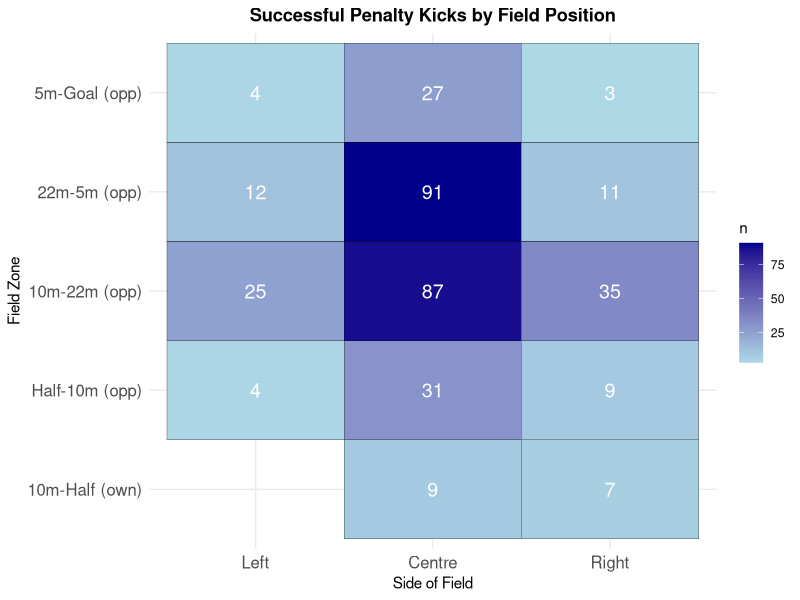
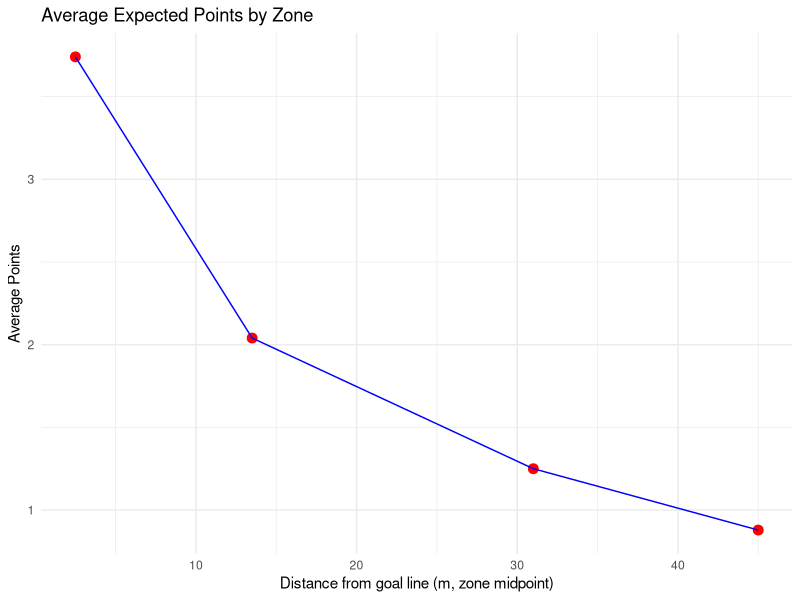
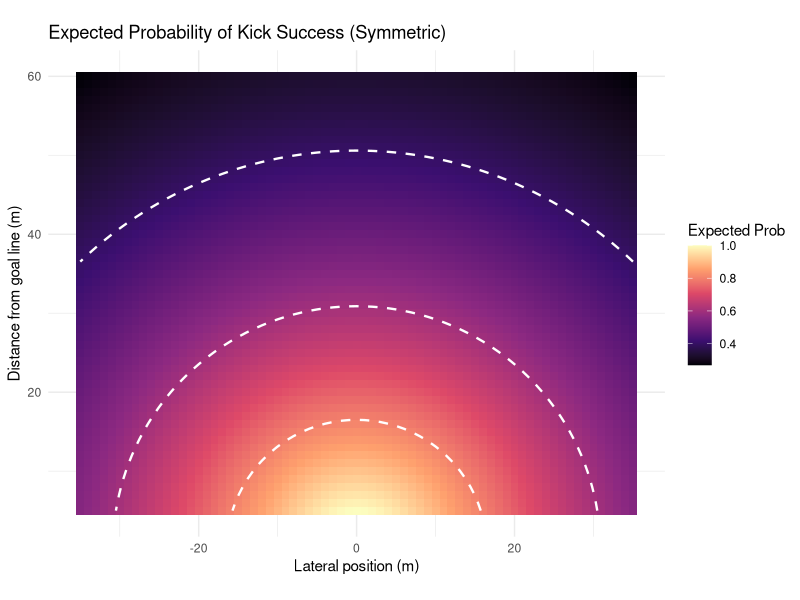
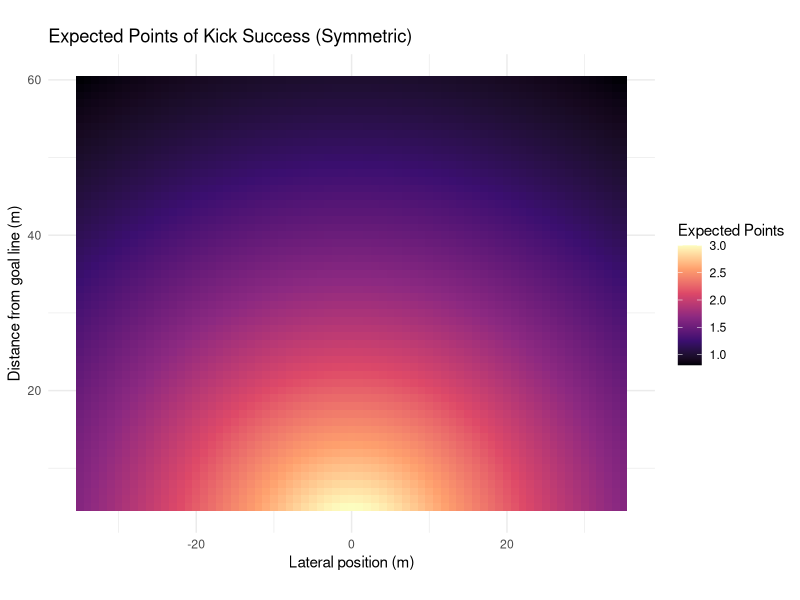
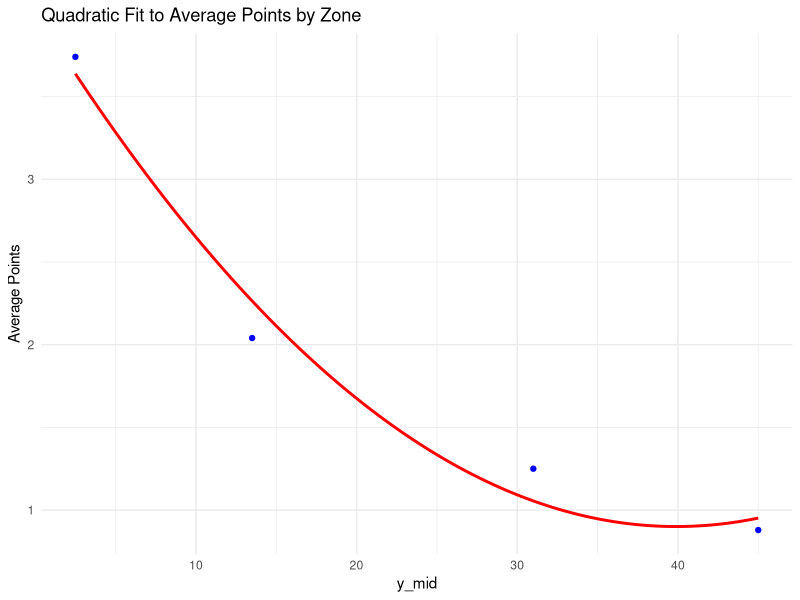
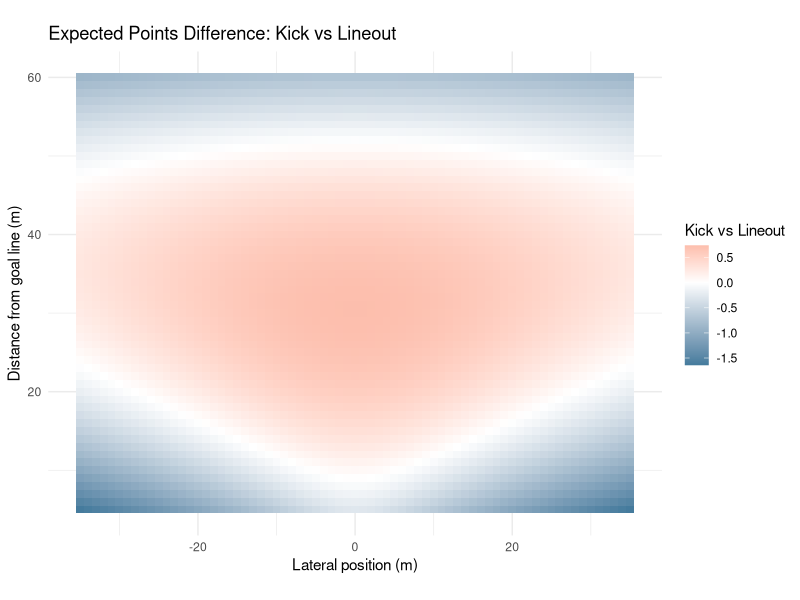
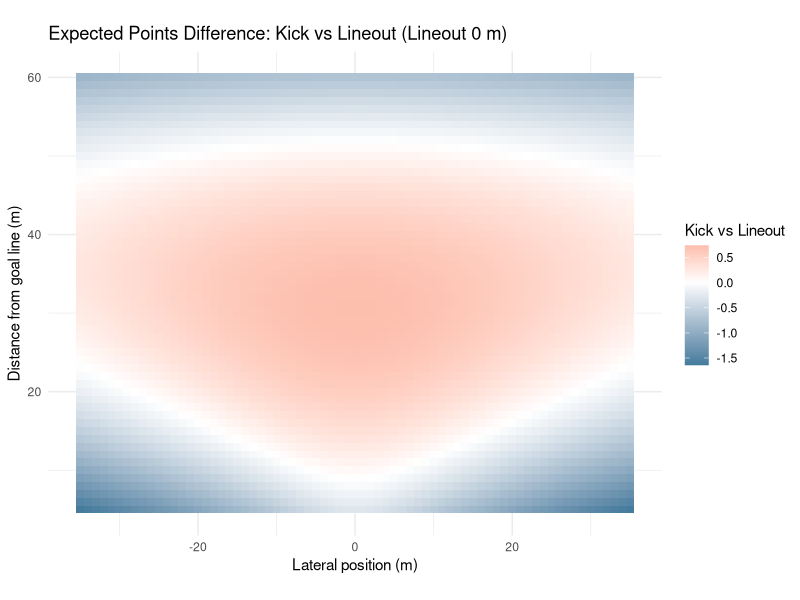
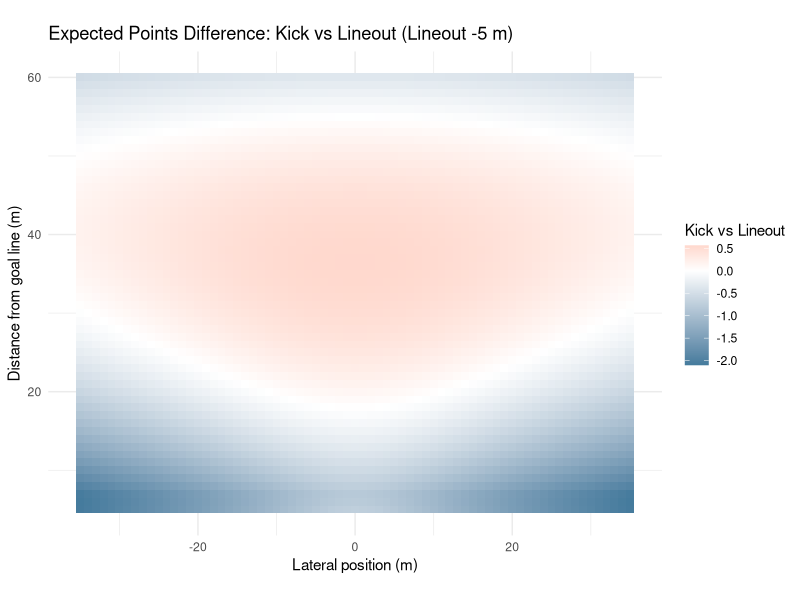

Here is the R script that generated these plots, in order:
##################
### REFERENCES ###
##################

## Links to Article
# https://www.data-ruck.com/blog/predicting-kicks-outcome/
# https://journals.sagepub.com/doi/10.1177/22150218251365220

## Data Download Link
# https://zenodo.org/api/records/13851563/files-archive


################
### PACKAGES ###
################

# install.packages("patchwork")
library(patchwork)

# install.packages("stringr")
library(stringr)

# install.packages("tidyverse")
library(tidyverse)

# install.packages("dplyr")
library(dplyr)

#################
### DATA LOAD ###
#################

# run from project directory (or within .Rproj)
phase_data = read_csv("data/phase_2018-19.csv")
# preview data
head(phase_data)

########################
### DATA EXPLORATION ###
#######################

# location where the phase began, determined determined by the metre lines dividing the pitch
unique(phase_data$Location)

# period between subsequent rucks
unique(phase_data$Phase)

# location on the pitch where the phase began, determined by the lineout lines dividing the pitch
unique(phase_data$Side)

# how did the play start?
unique(phase_data$Play_Start)

# upon scoring, the event was assigned to all phases since the previous scoring event
unique(phase_data$Outcome)

# points difference (I'm assuming for whoever has possession of the ball)
## oftentimes this is from perspective of the home team, but if it flips back and forth w/ possession then you're right
unique(phase_data$Points_Difference)

# remove instances when cards occur
phase_data <- phase_data %>%
  filter(
    Red_Cards_Own == 0,
    Red_Cards_Opp == 0,
    Yellow_Cards_Own == 0,
    Yellow_Cards_Opp == 0
  ) %>%
  select(-Red_Cards_Own, -Red_Cards_Opp, -Yellow_Cards_Own, -Yellow_Cards_Opp)

# get restarts
restarts <- phase_data %>%
  filter(Play_Start == "Restart Kick", Phase ==1)

# list of unique restart locations
unique(restarts$Location)

# successfulpenalty kicks and locations
successful_penalty_kicks <- phase_data %>%
  arrange(ID) %>% 
  mutate(
    prev_location = lag(Location),          # previous play location
    prev_team = lag(Team_In_Poss),          # previous team in possession
    prev_side = lag(Side),                  # previous side
    score_change = Points_Difference - lag(Points_Difference),
    
    # flip certain "own" zones to "opp"
    prev_location = case_when(
      prev_location == "Goal-5m (own)"   ~ "5m-Goal (opp)",
      prev_location == "5m-22m (own)"    ~ "22m-5m (opp)",
      prev_location == "22m-10m (own)"   ~ "10m-22m (opp)",
      TRUE ~ prev_location
    )
  ) %>%
  # isolate for 3-point scores
  filter(
    abs(score_change) == 3
  ) %>%
  select(ID, Round, Home, Away, Location, prev_location, prev_team, prev_side, Points_Difference, Outcome)
# preview data
print(successful_penalty_kicks)


# mapping successful penalty kicks

zone_levels <- c("Goal-5m (own)", "5m-22m (own)", "22m-10m (own)", "10m-Half (own)",
                 "Half-10m (opp)", "10m-22m (opp)", "22m-5m (opp)", "5m-Goal (opp)")

successful_penalty_kicks <- successful_penalty_kicks %>%
  mutate(
    prev_location = factor(prev_location, levels = zone_levels),
    prev_side = factor(prev_side, levels = c("Left", "Centre", "Right"))
  )

field_counts <- successful_penalty_kicks %>%
  count(prev_location, prev_side)

p1 <- ggplot(field_counts, aes(x = prev_side, y = prev_location, fill = n)) +
  geom_tile(color = "black") +
  geom_text(aes(label = n), color = "white", size = 5) +
  scale_fill_gradient(low = "lightblue", high = "darkblue") +
  labs(title = "Successful Penalty Kicks by Field Position",
       x = "Side of Field",
       y = "Field Zone") +
  theme_minimal() +
  theme(
    axis.text.x = element_text(size = 12),
    axis.text.y = element_text(size = 12),
    plot.title = element_text(hjust = 0.5, face = "bold")
  )

ggsave("plots/penalty_kicks_by_position.png", p1, width = 10, height = 8, dpi = 300)

# expected points of lineout in different locations

phase_data <- phase_data %>%
  mutate(
    # extract signed numbers inside parentheses: (+3), (-3), etc.
    points = str_extract(Outcome, "[-+]?\\d+") %>% as.numeric(),
    
    # handle cases with no number (e.g. "no score", turnovers)
    points = ifelse(is.na(points), 0, points)
  )

zones <- c("Half-10m (opp)", "10m-22m (opp)", "22m-5m (opp)", "5m-Goal (opp)")

lineouts_clean <- phase_data %>%
  filter(
    Play_Start == "Lineout",
    Location %in% zones,
    Phase == 1
  ) %>%
  arrange(Round, Home, Away, Team_In_Poss, desc(Seconds_Remaining)) %>%
  group_by(Round, Home, Away, Team_In_Poss, Points_Difference, Outcome) %>%
  mutate(time_gap = lag(Seconds_Remaining) - Seconds_Remaining,
         too_close = !is.na(time_gap) & time_gap < 200) %>%
  slice_head(n = 1) %>%
  ungroup()

expected_points_by_zone <- lineouts_clean %>%
  group_by(Location) %>%
  summarise(
    n_phases = n(),
    avg_points = mean(points, na.rm = TRUE),
    total_points = sum(points, na.rm = TRUE),
    .groups = "drop"
)

print(expected_points_by_zone)

df <- tibble::tibble(
  y_mid = c(31, 13.5, 2.5, 45),
  avg_points = c(1.25, 2.04, 3.74, 0.879)
)

p2 <- ggplot(df, aes(x = y_mid, y = avg_points)) +
  geom_point(size = 3, color = "red") +
  geom_line(group = 1, color = "blue") +
  labs(
    title = "Average Expected Points by Zone",
    x = "Distance from goal line (m, zone midpoint)",
    y = "Average Points"
  ) +
  theme_minimal()

ggsave("plots/expected_points_by_zone.png", p2, width = 10, height = 6, dpi = 300)


# coefficients from logistic regression (REPLICATE THIS)
beta_angle <- 0.45
beta_distance <- -0.022
intercept <- -1.78

x_vals <- seq(-35, 35, by = 1)
y_vals <- seq(5, 60, by = 1)
grid <- expand.grid(x = x_vals, y = y_vals)

# SET THIS AS DEFAULT VALUE, CORRECT IF NOT SO
post_half_width <- 2.81

# logistic function
logit_prob <- function(angle, distance) {
  1 / (1 + exp(-(beta_angle * angle + beta_distance * distance + intercept)))
}

compute_expected_points <- function(x, y, post_half_width = 2.81) {
  # positions of the posts along the x-axis
  left_post_x  <- -post_half_width
  right_post_x <-  post_half_width
  
  # distances to the posts from kicker at (x, y)
  angle_left  <- atan2(x + left_post_x, y)
  angle_right <- atan2(x - right_post_x, y)
  
  # angular width of target
  angle <- angle_right - angle_left
  
  # logistic probability
  distance <- sqrt(x^2 + y^2)
  prob_raw <- logit_prob(angle, distance)
  
  prob_raw
}

grid <- grid %>%
  mutate(
    prob_raw_pos = compute_expected_points(x, y),
    prob_raw_neg = compute_expected_points(-x, y),  # mirror kicker position
    prob_raw_max = pmax(prob_raw_pos, prob_raw_neg)
  ) %>%
  mutate(
    prob = prob_raw_max / max(prob_raw_max),
    expected_points = prob * 3
  )


# plot symmetric heatmap
thresholds <- c(0.8, 0.6, 0.4, 0.2)

p3 <- ggplot(grid, aes(x = x, y = y, fill = prob)) +
  geom_tile() +
  geom_contour(aes(z = prob),
               breaks = thresholds,
               color = "white",
               linewidth = 0.8,
               linetype = "dashed") +
  scale_fill_viridis_c(option = "magma", name = "Expected Prob") +
  coord_fixed() +
  labs(
    title = "Expected Probability of Kick Success (Symmetric)",
    x = "Lateral position (m)",
    y = "Distance from goal line (m)"
  ) +
  theme_minimal()

ggsave("plots/kick_success_probability.png", p3, width = 12, height = 10, dpi = 300)

p4 <- ggplot(grid, aes(x = x, y = y, fill = expected_points)) +
  geom_tile() +
  scale_fill_viridis_c(option = "magma", name = "Expected Points") +
  coord_fixed() +
  labs(
    title = "Expected Points of Kick Success (Symmetric)",
    x = "Lateral position (m)",
    y = "Distance from goal line (m)"
  ) +
  theme_minimal()

ggsave("plots/expected_points_heatmap.png", p4, width = 12, height = 10, dpi = 300)



# Expected Points after Penalty miss (drop kick from opposition 22m)

all_restarts <- restarts

head(all_restarts)
table(all_restarts$Location)

# Need to Remove All Restarts After Tries and Penalties

restarts_not_after_score <- phase_data %>%
  mutate(
    prev_ID = lag(ID),
    prev_Points = lag(Points_Difference),
    prev_Play = lag(Play_Start),
    prev_Team_In_Poss = lag(Team_In_Poss)
  ) %>%
  filter(
    Phase == 1,
    Play_Start == "Restart Kick",
    !is.na(prev_ID),
    abs(Points_Difference - prev_Points) == 0
  )

head(restarts_not_after_score)
table(restarts_not_after_score$Location)

# NOTE these could be a goal line drop or a 22m drop

# Filtering out unreasonable locations

restarts_not_after_score <- restarts_not_after_score %>%
  filter(Location %in% c("10m-22m (opp)", "10m-Half (own)", "22m-10m (own)", "Half-10m (opp)"))

# Looking at restart expected points
avg_points_by_location_restarts <- restarts_not_after_score %>%
  group_by(Location) %>%
  summarise(n =n(),
    avg_expected_points = mean(points, na.rm = TRUE)) %>%
  arrange(desc(avg_expected_points))

print(avg_points_by_location_restarts)

overall_avg_points_restarts <- restarts_not_after_score %>%
  summarise(overall_avg_expected_points = mean(points, na.rm = TRUE))

print(overall_avg_points_restarts)

# Expected points if we assume it lands within 10m of halfway line

avg_points_restarts_within_10m_lines <- restarts_not_after_score %>%
  filter(Location %in% c("Half-10m (opp)", "10m-Half (own)")) %>%
  summarise(expected_points_restarts_within_10m_lines = mean(points, na.rm = TRUE))

print(avg_points_restarts_within_10m_lines)



# lineout expected points

expected_points_by_zone <- tibble(
  Location = c("10m-22m (opp)", "22m-5m (opp)", "5m-Goal (opp)", "Half-10m (opp)"),
  y_mid = c(31, 13.5, 2.5, 45),
  avg_points = c(1.25, 2.04, 3.74, 0.879)
)

# fit quadratic function
quad_fit <- lm(avg_points ~ poly(y_mid, 2, raw = TRUE), data = expected_points_by_zone)

y_dense <- seq(min(expected_points_by_zone$y_mid),
               max(expected_points_by_zone$y_mid), length.out = 500)

fitted_dense <- predict(quad_fit, newdata = data.frame(y_mid = y_dense))

p5 <- ggplot() +
  geom_point(data = expected_points_by_zone, aes(x = y_mid, y = avg_points), color = "blue") +
  geom_line(aes(x = y_dense, y = fitted_dense), color = "red", linewidth = 1) +
  labs(title = "Quadratic Fit to Average Points by Zone",
       x = "y_mid",
       y = "Average Points") +
  theme_minimal()

ggsave("plots/quadratic_fit.png", p5, width = 10, height = 6, dpi = 300)

interpolate_quad <- function(x) {
  predict(quad_fit, newdata = data.frame(y_mid = x))
}

grid <- grid %>%
  mutate(
    avg_points_interp = interpolate_quad(y),
    point_diff = expected_points - avg_points_interp
  )

# graph of if the lineout takes place at the same distance from goal as kick
p6 <- ggplot(grid, aes(x = x, y = y, fill = point_diff)) +
  geom_tile() +
  scale_fill_gradient2(
    low = "#457B9D",    # darker blue for negative
    mid = "white",       # zero
    high = "#E76F51",   # darker orange/red for positive
    midpoint = 0,
    name = "Kick vs Lineout"
  ) +
  coord_fixed() +
  labs(
    title = "Expected Points Difference: Kick vs Lineout",
    x = "Lateral position (m)",
    y = "Distance from goal line (m)"
  ) +
  theme_minimal()

ggsave("plots/kick_vs_lineout_comparison.png", p6, width = 12, height = 10, dpi = 300)

# with a y shift

y_shifts <- c(0, -5, -10, -15, -20)

plots <- lapply(y_shifts, function(shift) {
  
  grid_shifted <- grid %>%
    mutate(
      avg_points_interp = pmin(interpolate_quad(y + shift), 3.74),  # cap at 3.74
      point_diff = expected_points - avg_points_interp
    )
  
  p <- ggplot(grid_shifted, aes(x = x, y = y, fill = point_diff)) +
    geom_tile() +
    scale_fill_gradient2(
      low = "#457B9D",    # darker blue for negative
      mid = "white",       # zero
      high = "#E76F51",   # darker orange/red for positive
      midpoint = 0,
      name = "Kick vs Lineout"
    ) +
    coord_fixed() +
    labs(
      title = paste("Expected Points Difference: Kick vs Lineout (Lineout", shift, "m)"),
      x = "Lateral position (m)",
      y = "Distance from goal line (m)"
    ) +
    theme_minimal()
  
  # Save each plot
  filename <- paste0("plots/kick_vs_lineout_shift_", abs(shift), "m.png")
  ggsave(filename, p, width = 12, height = 10, dpi = 300)
  
  p
})
